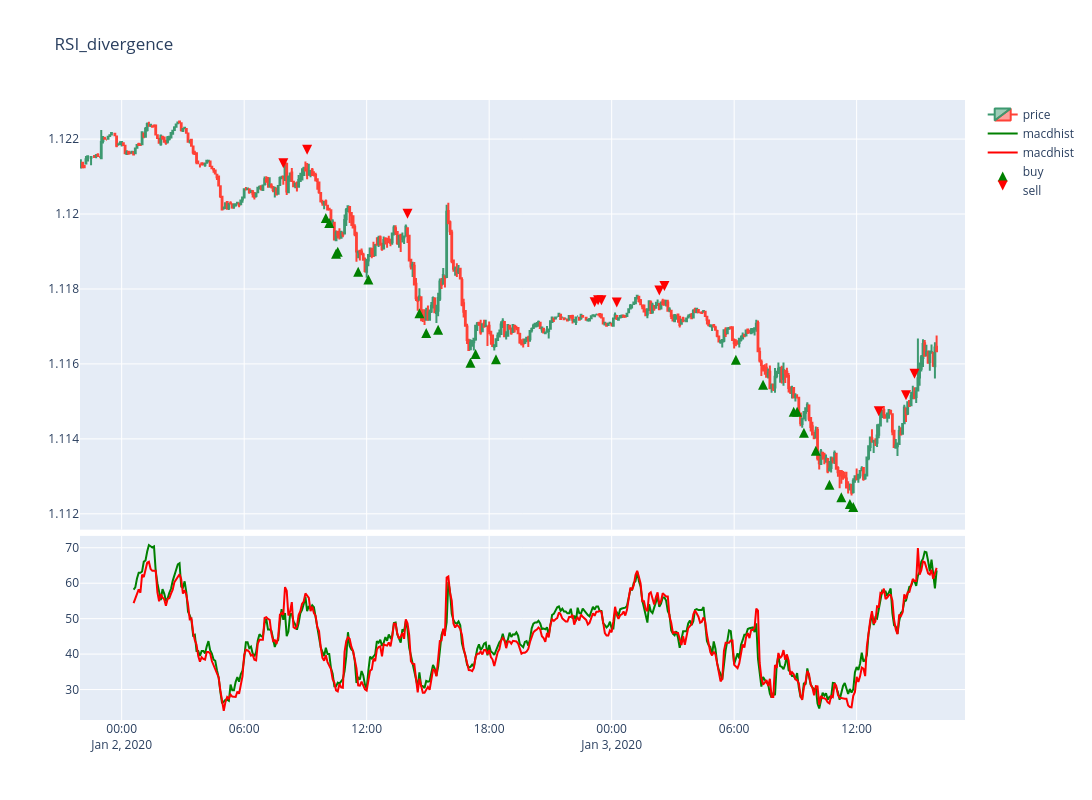

This figure's notebook cell:
### Code cell
figure = make_subplots(rows=2, cols=1, row_heights=[0.7,0.3], shared_xaxes=True,vertical_spacing=0.01)
figure.update_layout(height=800, width=1200, title_text='RSI_divergence')

pos_col='pos_ch_div_point_rlw_14_rhw_14_lb_100'

y_color_buy=df_plot[df_plot[pos_col]==1]['l']*0.9998
y_color_buy_index=df_plot[df_plot[pos_col]==1].index
y_color_sell=df_plot[df_plot[pos_col]==-1]['h']*1.0002
y_color_sell_index=df_plot[df_plot[pos_col]==-1].index

#y_color_sell=df_plot[df_plot['pos_ch_bear']==-1]['h']*1.0002
#y_color_sell_index=df_plot[df_plot['pos_ch_bear']==-1].index
#y_color_buy=df_plot[df_plot['pos_ch_bull']==1]['l']*0.9998
#y_color_buy_index=df_plot[df_plot['pos_ch_bull']==1].index


figure.add_trace(go.Candlestick(x=df_plot.index,
                                open=df_plot['o'],
                                high=df_plot['h'],
                                low=df_plot['l'],
                                close=df_plot['c'],
                                name='price'), row=1, col=1)

figure.add_trace(go.Scatter(x=df_plot.index,y=df_plot['RSI_low'],mode='lines',line_color='green',name='macdhist'),col=1,row=2)
figure.add_trace(go.Scatter(x=df_plot.index,y=df_plot['RSI_high'],mode='lines',line_color='red',name='macdhist'),col=1,row=2)
figure.add_trace(go.Scatter(x=y_color_buy_index, y=y_color_buy, mode='markers', marker_symbol='arrow-up', marker_color='green', name='buy', marker_size=10), col=1, row=1)
figure.add_trace(go.Scatter(x=y_color_sell_index, y=y_color_sell, mode='markers', marker_symbol='arrow-down', marker_color='red', name='sell', marker_size=10), col=1, row=1)
#for i in idxs:
    

    #figure.add_trace(go.Scatter(x=df_plot.loc[i].index,y=df_plot['RSI_low'].loc[i],mode='lines',line_color='red',name='macdhist'),col=1,row=2)

    

figure.update_layout(xaxis_rangeslider_visible=False)
figure.update_xaxes(
        rangebreaks=[
            dict(bounds=["sat", "mon"])]
    )
figure.show()

### Figure 1 — Plotly figure (JSON) as saved in the notebook; plotly's stock layout.template omitted (floating-point values rounded to 4 significant figures; data arrays with more than 128 entries replaced by an {"elided": "..."} marker saying what was removed)
{"data": [{"close": {"elided": "500 float values"}, "high": {"elided": "500 float values"}, "low": {"elided": "500 float values"}, "name": "price", "open": {"elided": "500 float values"}, "type": "candlestick", "x": {"elided": "500 str values"}, "xaxis": "x", "yaxis": "y"}, {"line": {"color": "green"}, "mode": "lines", "name": "macdhist", "type": "scatter", "x": {"elided": "500 str values"}, "xaxis": "x2", "y": {"elided": "500 float values"}, "yaxis": "y2"}, {"line": {"color": "red"}, "mode": "lines", "name": "macdhist", "type": "scatter", "x": {"elided": "500 str values"}, "xaxis": "x2", "y": {"elided": "500 float values"}, "yaxis": "y2"}, {"marker": {"color": "green", "size": 10, "symbol": "arrow-up"}, "mode": "markers", "name": "buy", "type": "scatter", "x": ["2020-01-02 10:00:00+00:00", "2020-01-02 10:10:00+00:00", "2020-01-02 10:30:00+00:00", "2020-01-02 10:35:00+00:00", "2020-01-02 11:35:00+00:00", "2020-01-02 12:05:00+00:00", "2020-01-02 14:35:00+00:00", "2020-01-02 14:55:00+00:00", "2020-01-02 15:30:00+00:00", "2020-01-02 17:05:00+00:00", "2020-01-02 17:20:00+00:00", "2020-01-02 18:20:00+00:00", "2020-01-03 06:05:00+00:00", "2020-01-03 07:25:00+00:00", "2020-01-03 08:55:00+00:00", "2020-01-03 09:05:00+00:00", "2020-01-03 09:25:00+00:00", "2020-01-03 10:00:00+00:00", "2020-01-03 10:40:00+00:00", "2020-01-03 11:15:00+00:00", "2020-01-03 11:40:00+00:00", "2020-01-03 11:50:00+00:00"], "xaxis": "x", "y": [1.12, 1.12, 1.119, 1.119, 1.119, 1.118, 1.117, 1.117, 1.117, 1.116, 1.116, 1.116, 1.116, 1.116, 1.115, 1.115, 1.114, 1.114, 1.113, 1.113, 1.112, 1.112], "yaxis": "y"}, {"marker": {"color": "red", "size": 10, "symbol": "arrow-down"}, "mode": "markers", "name": "sell", "type": "scatter", "x": ["2020-01-02 07:55:00+00:00", "2020-01-02 09:05:00+00:00", "2020-01-02 14:00:00+00:00", "2020-01-02 23:10:00+00:00", "2020-01-02 23:20:00+00:00", "2020-01-02 23:30:00+00:00", "2020-01-03 00:15:00+00:00", "2020-01-03 02:20:00+00:00", "2020-01-03 02:35:00+00:00", "2020-01-03 13:05:00+00:00", "2020-01-03 14:25:00+00:00", "2020-01-03 14:50:00+00:00"], "xaxis": "x", "y": [1.121, 1.122, 1.12, 1.118, 1.118, 1.118, 1.118, 1.118, 1.118, 1.115, 1.115, 1.116], "yaxis": "y"}], "layout": {"height": 800, "title": {"text": "RSI_divergence"}, "width": 1200, "xaxis": {"anchor": "y", "domain": [0, 1], "matches": "x2", "rangebreaks": [{"bounds": ["sat", "mon"]}], "rangeslider": {"visible": false}, "showticklabels": false}, "xaxis2": {"anchor": "y2", "domain": [0, 1], "rangebreaks": [{"bounds": ["sat", "mon"]}]}, "yaxis": {"anchor": "x", "domain": [0.307, 1]}, "yaxis2": {"anchor": "x2", "domain": [0, 0.297]}}}
